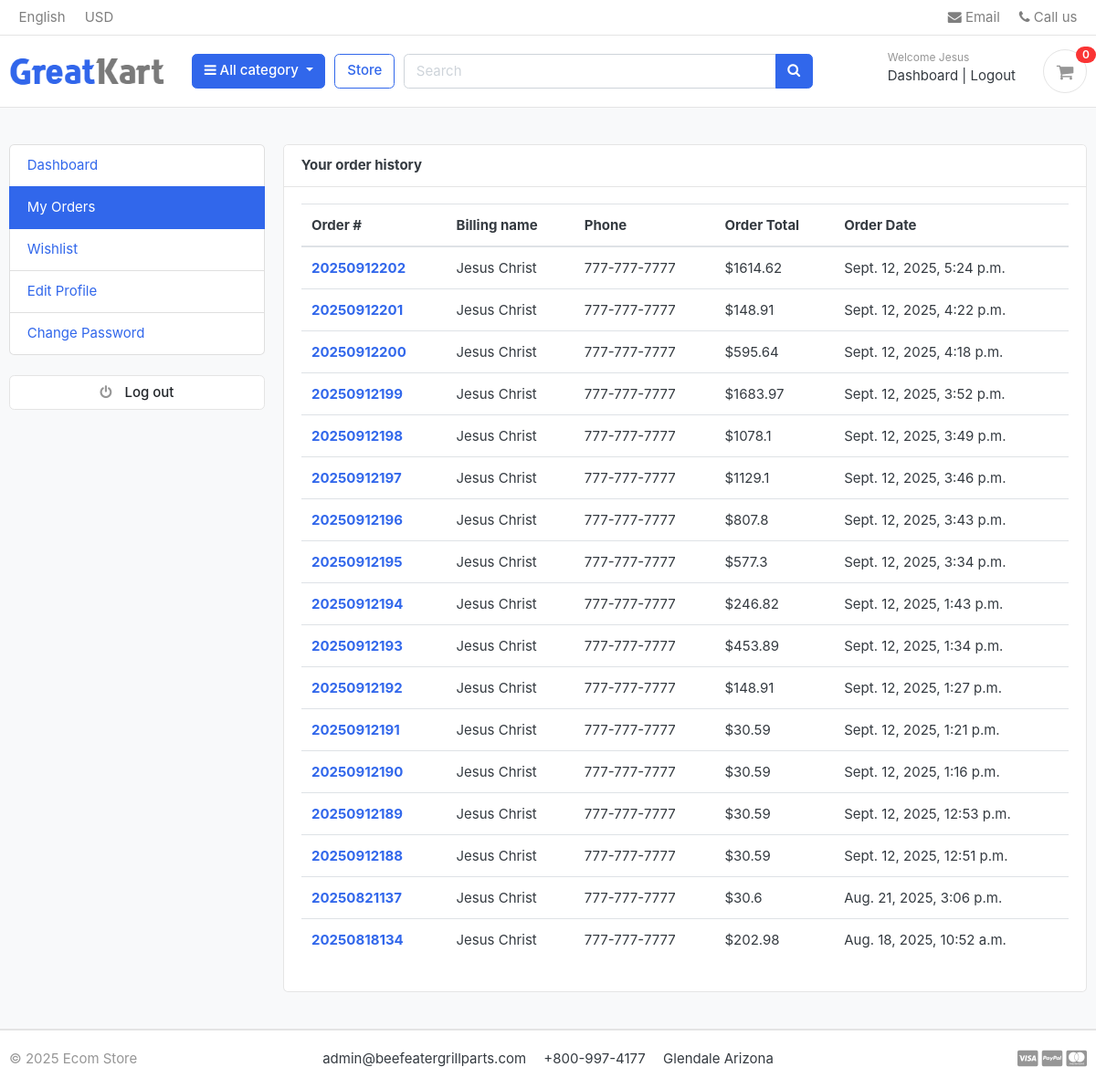
The app's page /accounts/my_orders/ (signed in) with its own data.
### accounts/models.py (models this page shows, shortened)
class Account(AbstractUser):
    first_name = models.CharField(max_length=50)
    last_name = models.CharField(max_length=50)
    username = models.CharField(max_length=50, unique=True)
    email = models.EmailField(max_length=100, unique=True)
    phone_number = models.CharField(max_length=50)
    date_joined = models.DateTimeField(auto_now_add=True)
    last_login = models.DateTimeField(auto_now_add=True)
    is_admin = models.BooleanField(default=False)
    is_staff = models.BooleanField(default=False)
    is_active = models.BooleanField(default=False)
    is_superadmin = models.BooleanField(default=False)
    USERNAME_FIELD = 'email'
    REQUIRED_FIELDS = ['username', 'first_name', 'last_name']
    objects = MyAccountManager()

### orders/models.py (models this page shows, shortened)
class Order(models.Model):
    STATUS = (
        ("NEW", "New"),
        ("ACCEPTED", "Accepted"),
        ("AUTHORIZED", "Authorized"),
        ("COMPLETED", "Completed"),
        ("CANCELLED", "Cancelled"),
    )
    user = models.ForeignKey(Account, on_delete=models.SET_NULL, null=True)
    payment = models.ForeignKey(Payment, on_delete=models.SET_NULL, blank=True, null=True)
    order_number = models.CharField(max_length=20)
    first_name = models.CharField(max_length=50)
    last_name = models.CharField(max_length=50)
    phone = models.CharField(max_length=15)
    email = models.EmailField(max_length=50)
    address_line_1 = models.CharField(max_length=50)
    address_line_2 = models.CharField(max_length=50, blank=True)
    country = models.CharField(max_length=2, default='US')  # 2-letter code
    state = models.CharField(max_length=2)
    city = models.CharField(max_length=50)
    zip_code = models.CharField(max_length=10)
    order_note = models.CharField(max_length=100, blank=True)
    order_total = models.FloatField()
    tax = models.FloatField()
    status = models.CharField(max_length=10, choices=STATUS, default='New')
    is_ordered = models.BooleanField(default=False)
    ip = models.CharField(blank=True, max_length=20)
    created_at = models.DateTimeField(auto_now_add=True)
    updated_at = models.DateTimeField(auto_now=True)
    shipping_first_name = models.CharField(max_length=50, blank=True)
    shipping_last_name = models.CharField(max_length=50, blank=True)
    shipping_phone = models.CharField(max_length=15, blank=True)
    shipping_email = models.EmailField(max_length=50, blank=True)
    shipping_address_line_1 = models.CharField(max_length=50, blank=True)
    shipping_address_line_2 = models.CharField(max_length=50, blank=True)
    shipping_country = models.CharField(max_length=2, blank=True, default='US')
    shipping_state = models.CharField(max_length=2, blank=True)
    shipping_city = models.CharField(max_length=50, blank=True)
    shipping_zip_code = models.CharField(max_length=20, blank=True)
    paypal_authorization_id = models.CharField(max_length=255, blank=True, null=True)
    def full_name(self):
        return f'{self.first_name} {self.last_name}'

### accounts/views.py (the view)
# urls.py: path('my_orders/', views.my_orders, name='my_orders'),
@login_required(login_url='login')
def my_orders(request):
    orders = Order.objects.filter(
        user=request.user
    ).exclude(
        status="New"   # hide only brand new / incomplete orders
    ).order_by('-created_at')
    context = {
        'orders': orders,
    }
    return render(request, 'accounts/my_orders.html', context)

### carts/context_processors.py (called while the page is built)
def counter(request):
    cart_count = 0
    if 'admin' in request.path:
        return {}
    else:
        try:
            cart = Cart.objects.filter(cart_id= _cart_id(request))
            if request.user.is_authenticated:
                cart_items = CartItem.objects.all().filter(user=request.user)
            else:
                cart_items = CartItem.objects.all().filter(cart=cart[:1])
            for cart_item in cart_items:
                cart_count += cart_item.quantity
        except Cart.DoesNotExist:
            cart_count = 0
    return dict(cart_count=cart_count)

### carts/utils.py (called while the page is built)
def _cart_id(request):
    cart_id = request.session.get('cart_id')
    if not cart_id:
        cart_id = str(uuid.uuid4())
        request.session['cart_id'] = cart_id
        request.session.modified = True
    return cart_id

### category/context_processors.py (called while the page is built)
def menu_links(request):
    from category.models import Category
    links = Category.objects.all()
    return dict(links=links)

### category/models.py (called while the page is built)
    def get_url(self):
        return reverse('store:products_by_category', args=[self.slug])

### store/context_processors.py (called while the page is built)
def recently_viewed(request):
    viewed_ids = request.session.get('viewed_products', [])
    recently_viewed = Product.objects.filter(id__in=viewed_ids, is_available=True).order_by('-modified_date')[:5]  # Limit to 5, match session order if possible
    ordered_products = sorted(recently_viewed, key=lambda p: viewed_ids.index(p.id) if p.id in viewed_ids else len(viewed_ids))
    return {'recently_viewed': ordered_products}

### templates/accounts/my_orders.html (shortened to what this page needs)
{% extends 'base.html' %}
{% block content %}
<section class="section-conten padding-y bg">
<div class="container">
	<div class="row">
	{% include 'includes/dashboard_sidebar.html' %}
	<main class="col-md-9">
		<article class="card">
		<header class="card-header">
			<strong class="d-inline-block mr-3">Your order history</strong>
		</header>
		<div class="card-body">
			<div class="row">
			<div class="col-md-12">
				<table class="table table-hover">
  <thead>
    <tr>
      <th scope="col">Order #</th>
      <th scope="col">Billing name</th>
      <th scope="col">Phone </th>
      <th scope="col">Order Total</th>
	  <th scope="col">Order Date</th>
    </tr>
  </thead>
  <tbody>
  	{% for order in orders %}
    <tr>
      <th scope="row"><a href="{% url 'order_detail' order.order_number  %}">{{ order.order_number }}</a></th>
      <td>{{ order.full_name }}</td>
      <td>{{ order.phone }}</td>
      <td>${{ order.order_total }}</td>
	  <td>{{ order.created_at }}</td>
    </tr>
	{% endfor %}
  </tbody>
</table>
			</div>
			</div>
			</div>
		</div>
</div>
</section>
{% endblock %}

### templates/includes/navbar.html (shortened to what this page needs)
{% load static %}
<header class="section-header">
    <nav class="navbar p-md-0 navbar-expand-sm navbar-light border-bottom">
        <div class="container">
            <div class="collapse navbar-collapse" id="navbarTop4">
                <ul class="navbar-nav mr-auto">
                    <li class="nav-item dropdown">
                        <a href="#" class="nav-link"> English </a>
                    </li>
                    <li class="nav-item dropdown">
                        <a href="#" class="nav-link"> USD </a>
                    </li>
                </ul>
                <ul class="navbar-nav">
                    <li><a href="#" class="nav-link"> <i class="fa fa-envelope"></i> Email </a></li>
                    <li><a href="#" class="nav-link"> <i class="fa fa-phone"></i> Call us </a></li>
                </ul>
            </div>
        </div>
    </nav>
    <section class="header-main border-bottom">
        <div class="container">
            <div class="row align-items-center">
                <div class="col-lg-2 col-md-3 col-6">
                    <a href="{% url 'home' %}" class="brand-wrap">
                        <img class="logo" src="{% static './images/logo.png' %}">
                    </a>
                </div>
                <div class="col-lg col-sm col-md col-6 flex-grow-0">
                    <div class="category-wrap dropdown d-inline-block float-right">
                        <button type="button" class="btn btn-primary dropdown-toggle" data-toggle="dropdown">
                            <i class="fa fa-bars"></i> All category
                        </button>
                    </div>
                </div>
                <a href="{% url 'store:store' %}" class="btn btn-outline-primary">Store</a>
                <div class="col-lg col-md-6 col-sm-12 col">
                    <form action="{% url 'store:search' %}" class="search" method="GET">
                        <div class="input-group w-100">
                            <input type="text" class="form-control" style="width:60%;" placeholder="Search" name="keyword">
                            <div class="input-group-append">
                                <button class="btn btn-primary" type="submit">
                                    <i class="fa fa-search"></i>
                                </button>
                            </div>
                        </div>
                    </form>
                </div>
                <div class="col-lg-3 col-sm-6 col-8 order-2 order-lg-3">
                    <div class="d-flex justify-content-end mb-3 mb-lg-0">
                        {% if user.id is None %}
                            <div class="widget-header">
                                <small class="title text-muted">Welcome guest!</small>
                                <div>
                                    <a href="{% url 'login' %}">Sign in</a>
                                    <span class="dark-transp"> | </span>
                                    <a href="{% url 'register' %}"> Register</a>
                                </div>
                            </div>
                        {% else %}
                            <div class="widget-header">
                                <small class="title text-muted">Welcome {{user.first_name}}</small>
                                <div>
                                    <a href="{% url 'dashboard' %}">Dashboard</a>
                                    <span class="dark-transp"> | </span>
                                    <a href="{% url 'logout' %}"> Logout</a>
                                </div>
                            </div>
                        {% endif %}
                        <a href="{% url 'cart' %}" class="widget-header pl-3 ml-3">
                            <div class="icon icon-sm rounded-circle border"><i class="fa fa-shopping-cart"></i></div>
                            <span class="badge badge-pill badge-danger notify">{{ cart_count }}</span>
                        </a>
                    </div>
                </div>
            </div>
        </div>
    </section>
</header>

### static/css/ui.css (style rules this page uses)
html { font-family: "Inter", sans-serif; font-size: 15px; }
.icon-xs, .icon-sm, .icon-md, .icon-lg { display: inline-block; text-align: center; flex-shrink: 0; flex-grow: 0; }
.icon-sm { width: 48px; height: 48px; line-height: 48px !important; font-size: 20px; }
.padding-y { padding-top: 40px; padding-bottom: 40px; }
article:after, .form-group:after { display: block; clear: both; content: ""; }
.bg { background-color: #f8f9fa; }
.header-main { position: relative; padding-top: 1rem; padding-bottom: 1rem; }
.brand-wrap .logo, .navbar-brand .logo { margin-right: 7px; max-height: 42px; display: inline-block; }
.widget-header { display: inline-block; vertical-align: middle; position: relative; }
.widget-header a { color: #343a40; }
.widget-header i { color: #969696; }
.widget-header .title { display: block; }
.widget-header .notify { position: absolute; top: -3px; right: -10px; }
.notify { position: absolute; top: -4px; right: -10px; display: inline-block; padding: 0.25em 0.6em; font-size: 12px; line-height: 1; text-align: center; border-radius: 3rem; color: #fff; background-color: #fa3434; }

### templates/base.html (style rules this page uses)
body { padding-top: 0; }

### records on screen
Account: first_name "Jesus"
Order: order_number "20250912202", full_name "Jesus Christ", phone "777-777-7777", order_total "1614.62", created_at "Sept. 12, 2025, 5:24 p.m."
Order: order_number "20250912201", full_name "Jesus Christ", phone "777-777-7777", order_total "148.91", created_at "Sept. 12, 2025, 4:22 p.m."
Order: order_number "20250912200", full_name "Jesus Christ", phone "777-777-7777", order_total "595.64", created_at "Sept. 12, 2025, 4:18 p.m."
Order: order_number "20250912199", full_name "Jesus Christ", phone "777-777-7777", order_total "1683.97", created_at "Sept. 12, 2025, 3:52 p.m."
Order: order_number "20250912198", full_name "Jesus Christ", phone "777-777-7777", order_total "1078.1", created_at "Sept. 12, 2025, 3:49 p.m."
Order: order_number "20250912197", full_name "Jesus Christ", phone "777-777-7777", order_total "1129.1", created_at "Sept. 12, 2025, 3:46 p.m."
Order: order_number "20250912196", full_name "Jesus Christ", phone "777-777-7777", order_total "807.8", created_at "Sept. 12, 2025, 3:43 p.m."
Order: order_number "20250912195", full_name "Jesus Christ", phone "777-777-7777", order_total "577.3", created_at "Sept. 12, 2025, 3:34 p.m."
Order: order_number "20250912194", full_name "Jesus Christ", phone "777-777-7777", order_total "246.82", created_at "Sept. 12, 2025, 1:43 p.m."
Order: order_number "20250912193", full_name "Jesus Christ", phone "777-777-7777", order_total "453.89", created_at "Sept. 12, 2025, 1:34 p.m."
Order: order_number "20250912192", full_name "Jesus Christ", phone "777-777-7777", order_total "148.91", created_at "Sept. 12, 2025, 1:27 p.m."
Order: order_number "20250912191", full_name "Jesus Christ", phone "777-777-7777", order_total "30.59", created_at "Sept. 12, 2025, 1:21 p.m."
Order: order_number "20250912190", full_name "Jesus Christ", phone "777-777-7777", order_total "30.59", created_at "Sept. 12, 2025, 1:16 p.m."
Order: order_number "20250912189", full_name "Jesus Christ", phone "777-777-7777", order_total "30.59", created_at "Sept. 12, 2025, 12:53 p.m."
Order: order_number "20250912188", full_name "Jesus Christ", phone "777-777-7777", order_total "30.59", created_at "Sept. 12, 2025, 12:51 p.m."
Order: order_number "20250821137", full_name "Jesus Christ", phone "777-777-7777", order_total "30.6", created_at "Aug. 21, 2025, 3:06 p.m."
Order: order_number "20250818134", full_name "Jesus Christ", phone "777-777-7777", order_total "202.98", created_at "Aug. 18, 2025, 10:52 a.m."

### other values on screen
{{ cart_count }} "0"
